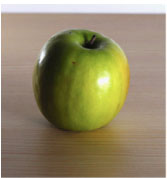
#> input picture data/apple1.jpg, 167 x 178 px
$ jupyter execute --allow-errors contour_voting.ipynb   (shell and % lines are left out)   (older library calls are emulated)
#> lines starting #> are read from the running program, lines starting #| are printed output that depends on the picture
[cell 1]
import numpy as np
import math
import cv2
from scipy.optimize import nnls
from scipy.signal import argrelextrema
import light_detection

# Testing on Apple with two lights
## Real measured light directions
Azimuthal angles: Light1- -15 deg, Light2- 165 deg

[cell 2]
import matplotlib.pyplot as plt
import matplotlib.image as mpimg
img = mpimg.imread('data/apple1.jpg')
#> img is the input picture: shape (178, 167, 3); mean R, G, B 147.3, 136.4, 104.5
img.shape
#> Out = (178, 167, 3)

## Original Image of the apple

[cell 3]
plt.imshow(img)

[cell 4]
silhouette = mpimg.imread('data/silhexcluded.jpg')
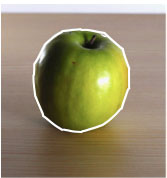
#> input picture data/silhexcluded.jpg, 167 x 178 px
#> silhouette is the input picture: shape (178, 167, 3); mean R, G, B 149.9, 139.3, 108.4

[cell 5]
silhouette2 =  0.2989 * silhouette[:,:,0] + 0.5870 * silhouette[:,:,1] + 0.1140 * silhouette[:,:,2]
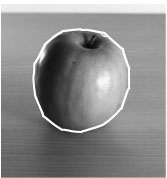
#> silhouette2: shape (178, 167) float64; min 6.71, max 255, mean 138.9
indices = np.where(silhouette2>210)
#> indices = 3375 positions, rows 0 to 177, columns 0 to 166

[cell 6]
newImg = np.zeros_like(img)
newImg[indices] = img[indices]
newImg[65:100,70:120] = 0
newImg[0:20] = 0

## Silhouette of the apple

[cell 7]
plt.imshow(newImg)

[cell 8]
ImgwApple = img[18:150, 5:150]
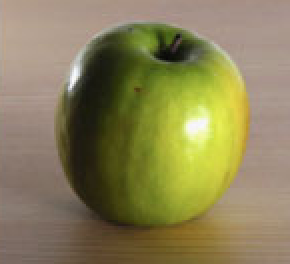
#> ImgwApple: shape (132, 145, 3) (shown 2 times larger); mean R, G, B 137.9, 128.8, 86.3
silhImg = newImg[18:150,5:150]
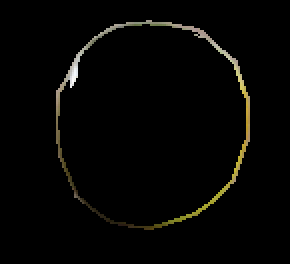
#> silhImg: shape (132, 145, 3) (shown 2 times larger); mean R, G, B 5.1, 4.8, 3.3
# silhImg =  0.2989 * silhImg[:,:,0] + 0.5870 * silhImg[:,:,1] + 0.1140 * silhImg[:,:,2]
silhImg = (0.2126*silhImg[:,:,0]) + (0.7152*silhImg[:,:,1]) + (0.0722*silhImg[:,:,2])
#> silhImg: shape (132, 145) float64

[cell 9]
fig, ax = plt.subplots(nrows=2, ncols=1)

plt.subplot(2, 1, 1)
plt.imshow(ImgwApple)

plt.subplot(2, 1, 2)
plt.imshow(silhImg)
plt.savefig('apples.png')

[cell 10]
# ImgwApple = ImgwApple.astype(np.float64)
# ImgwApple.dtype

#> (a cell that did not finish here is left out)

## Testing for Apple 2
It has only one light
Light 1: Azimuthal angle: 90

[cell 12]
apple2 = mpimg.imread('data/apple2.jpg')
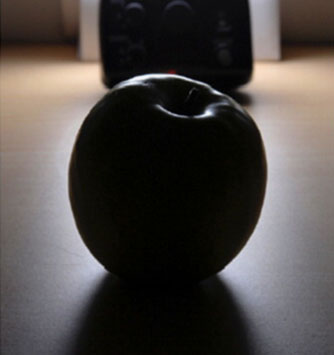
#> input picture data/apple2.jpg, 334 x 355 px
#> apple2 is the input picture: shape (355, 334, 3); mean R, G, B 76.2, 71.1, 68.6
silhApple2 = mpimg.imread('data/silhapple2.jpg')
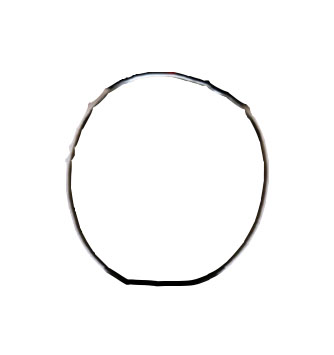
#> input picture data/silhapple2.jpg, 334 x 355 px
#> silhApple2 is the input picture: shape (355, 334, 3); mean R, G, B 250.2, 250, 250

[cell 13]
plt.imshow(silhApple2)

[cell 14]
silhApple2 =  0.2989 * silhApple2[:,:,0] + 0.5870 * silhApple2[:,:,1] + 0.1140 * silhApple2[:,:,2]
#> silhApple2: shape (355, 334) float64

[cell 15]
silhApple2pixels,Y = np.where(silhApple2<246)
#> silhApple2pixels = 4045 values from 72 to 286; Y = 4045 values, max 268 at index 1777, min 65 at index 1762, mean 166.3
silhApple2pixels.shape
#> Out = (4045,)

[cell 16]
A = np.zeros_like(silhApple2)
A[silhApple2pixels,Y] = 255
fig, ax = plt.subplots(nrows=2, ncols=1)

plt.subplot(2, 1, 1)
plt.imshow(apple2)

plt.subplot(2, 1, 2)
plt.imshow(A)
plt.savefig('apple2.png')
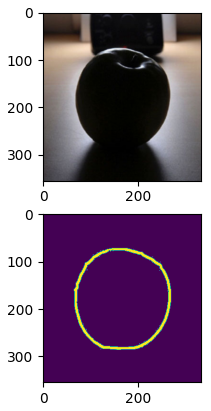
#> figure drawn by matplotlib, 2 panels

[cell 17]
# apple2 = apple2.astype(np.float64)
# A = A.astype(np.float64)

#> (a cell that did not finish here is left out)

# Testing after increasing silhouette size.

[cell 19]
img1 = mpimg.imread('data/apple1copy.jpg')
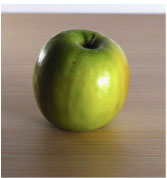
#> input picture data/apple1copy.jpg, 167 x 178 px
#> img1 is the input picture: shape (178, 167, 3); mean R, G, B 147.1, 136.2, 104.3
imgsilh = mpimg.imread('data/apple1silh2.jpg')
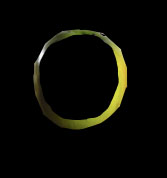
#> input picture data/apple1silh2.jpg, 167 x 178 px
#> imgsilh is the input picture: shape (178, 167, 3); mean R, G, B 8.6, 8.5, 3.8
fig, ax = plt.subplots(nrows=2, ncols=1)

plt.subplot(2, 1, 1)
plt.imshow(img1)

plt.subplot(2, 1, 2)
plt.imshow(imgsilh)
plt.savefig('apples.png')

[cell 20]
silhApple2 =  0.2989 * imgsilh[:,:,0] + 0.5870 * imgsilh[:,:,1] + 0.1140 * imgsilh[:,:,2]
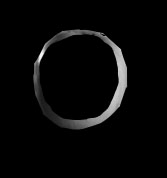
#> silhApple2: shape (178, 167) float64; min 0, max 252, mean 8
silh = np.zeros_like(silhApple2)
pixs = np.where(silhApple2>=8)
#> pixs = 2269 positions, rows 29 to 129, columns 33 to 127
print(pixs)
#> (printed output is left out)
silh[pixs] = silhApple2[pixs]

fig, ax = plt.subplots(nrows=2, ncols=1)

plt.subplot(2, 1, 1)
plt.imshow(img1)

plt.subplot(2, 1, 2)
plt.imshow(silh)
plt.savefig('apples.png')

#> (a cell that did not finish here is left out)

## Final azimuthal angles found: 201.24 deg, 279.64 deg
## Original azimuthal angles: -15 deg, 165 deg

[cell 22]
apple_with_line = cv2.line(img1,(70,34),(100,111),(0,0,255),1)
plt.imshow(apple_with_line)
